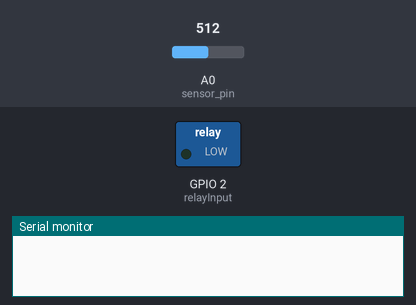
Bench run of a sketch on a simulated ESP8266 (NodeMCU). Parts: switched loads named in the sketch (green lamp = pin HIGH), the last lines printed to the serial monitor. The inputs (shaded band) are chosen by the test bench; at power-on: A0 (sensor_pin) = 512. WiFi joins after 1.5 s; servers stay silent unless stated; random numbers use the default seed unless the sketch sets one.

Above: at 0.1 s.
At 1.9 s:
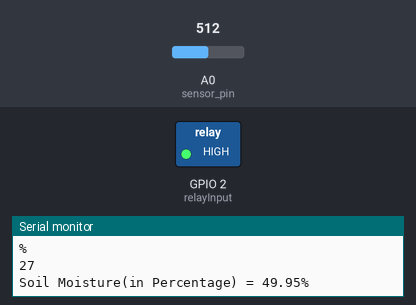
Timing chart, 0 to 3.4 s (numbered marks = the images above):
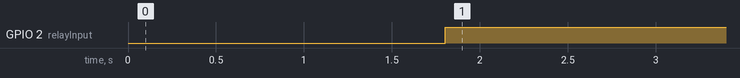

The sketch:

finalblink.ino
```cpp
#define BLYNK_PRINT Serial
#include <ESP8266WiFi.h>
#include <BlynkSimpleEsp8266.h>
#include <Wire.h>
char auth[] = "NiUPomcuA65gVPjaklXv8BK0hqiwicnH"; //Enter the Auth code which was send by Blink
char ssid[] = "Efua T";  //Enter your WIFI Name
char pass[] = "emmanie8";
BlynkTimer timer;
const int sensor_pin = A0;  /* Connect Soil moisture analog sensor pin to A0 of NodeMCU */
int relayInput = 2;
long randNumber;
void setup() {
  // put your setup code here, to run once:
  pinMode(relayInput, OUTPUT);
  Serial.begin(9600);
 Blynk.begin(auth, ssid, pass);
}

void loop() {
  // put your main code here, to run repeatedly:
    float moisture_percentage;

  moisture_percentage = ( 100.00 - ( (analogRead(sensor_pin) / 1023.00) * 100.00 ) );
  Serial.println("%");
  randNumber = random(26, 28);
  int randNumberC = random(70, 75);
  Serial.println(randNumber);
  Serial.print("Soil Moisture(in Percentage) = ");
  Serial.print(moisture_percentage);
  Serial.println("%");
  Blynk.virtualWrite(V0, moisture_percentage);
  Blynk.virtualWrite(V1, randNumberC);
  Blynk.virtualWrite(V2, randNumber);
  if( moisture_percentage <=40){
    digitalWrite(relayInput, LOW);
  }else{
    digitalWrite(relayInput, HIGH);
    }
  delay(1000);
   Blynk.run();

}
```

Measured:
- by itself, GPIO 2 (relayInput): LOW → HIGH at 1.8 s
